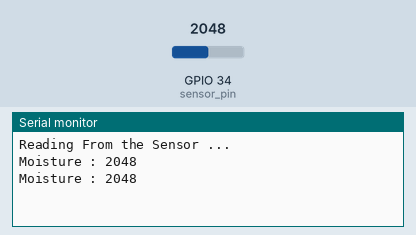
The sketch below on a simulated ESP32. On the bench: the last lines printed to the serial monitor. The test bench sets the inputs (shaded band); at power-on: GPIO 34 (sensor_pin) = 2048.

Above: at 3.2 s.
3.3 s: GPIO 34 (sensor_pin) set to 2866
At 4.4 s:
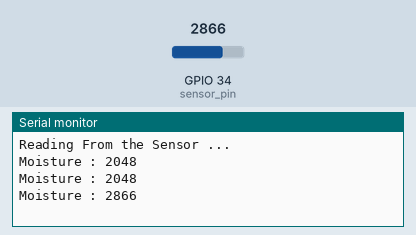
4.8 s: GPIO 34 (sensor_pin) set to 3603
At 5.8 s:
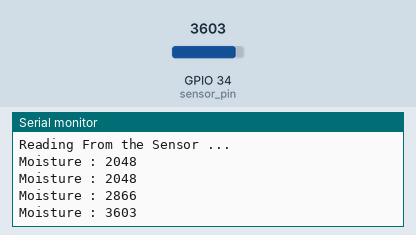
Timing chart, 0 to 7.8 s (numbered marks = the images above; inputs shaded):
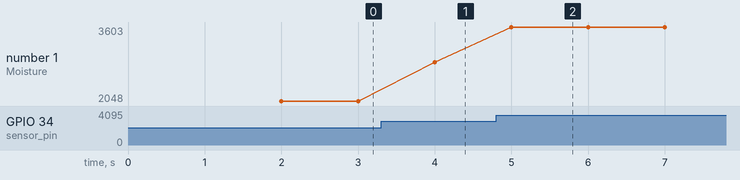

Measured:
- after the input at 3.3 s, the serial monitor: prints a new line after 0.70 s (image 1)
- after the input at 4.8 s, the serial monitor: prints a new line after 0.20 s (image 2)
- plotted number 1: 2048 → 2866 after the input at 3.3 s, 2866 → 3603 after the input at 4.8 s

The sketch:

yl69_test.ino
```cpp
int sensor_pin = 34;
int output_value ;
void setup()
{
  Serial.begin(115200);
  Serial.println("Reading From the Sensor ...");
  delay(2000);
}

void loop()
{
  output_value = analogRead(sensor_pin);
  Serial.print("Moisture : ");
  Serial.print(output_value);
  Serial.print("\n");
  delay(1000);
}
```
